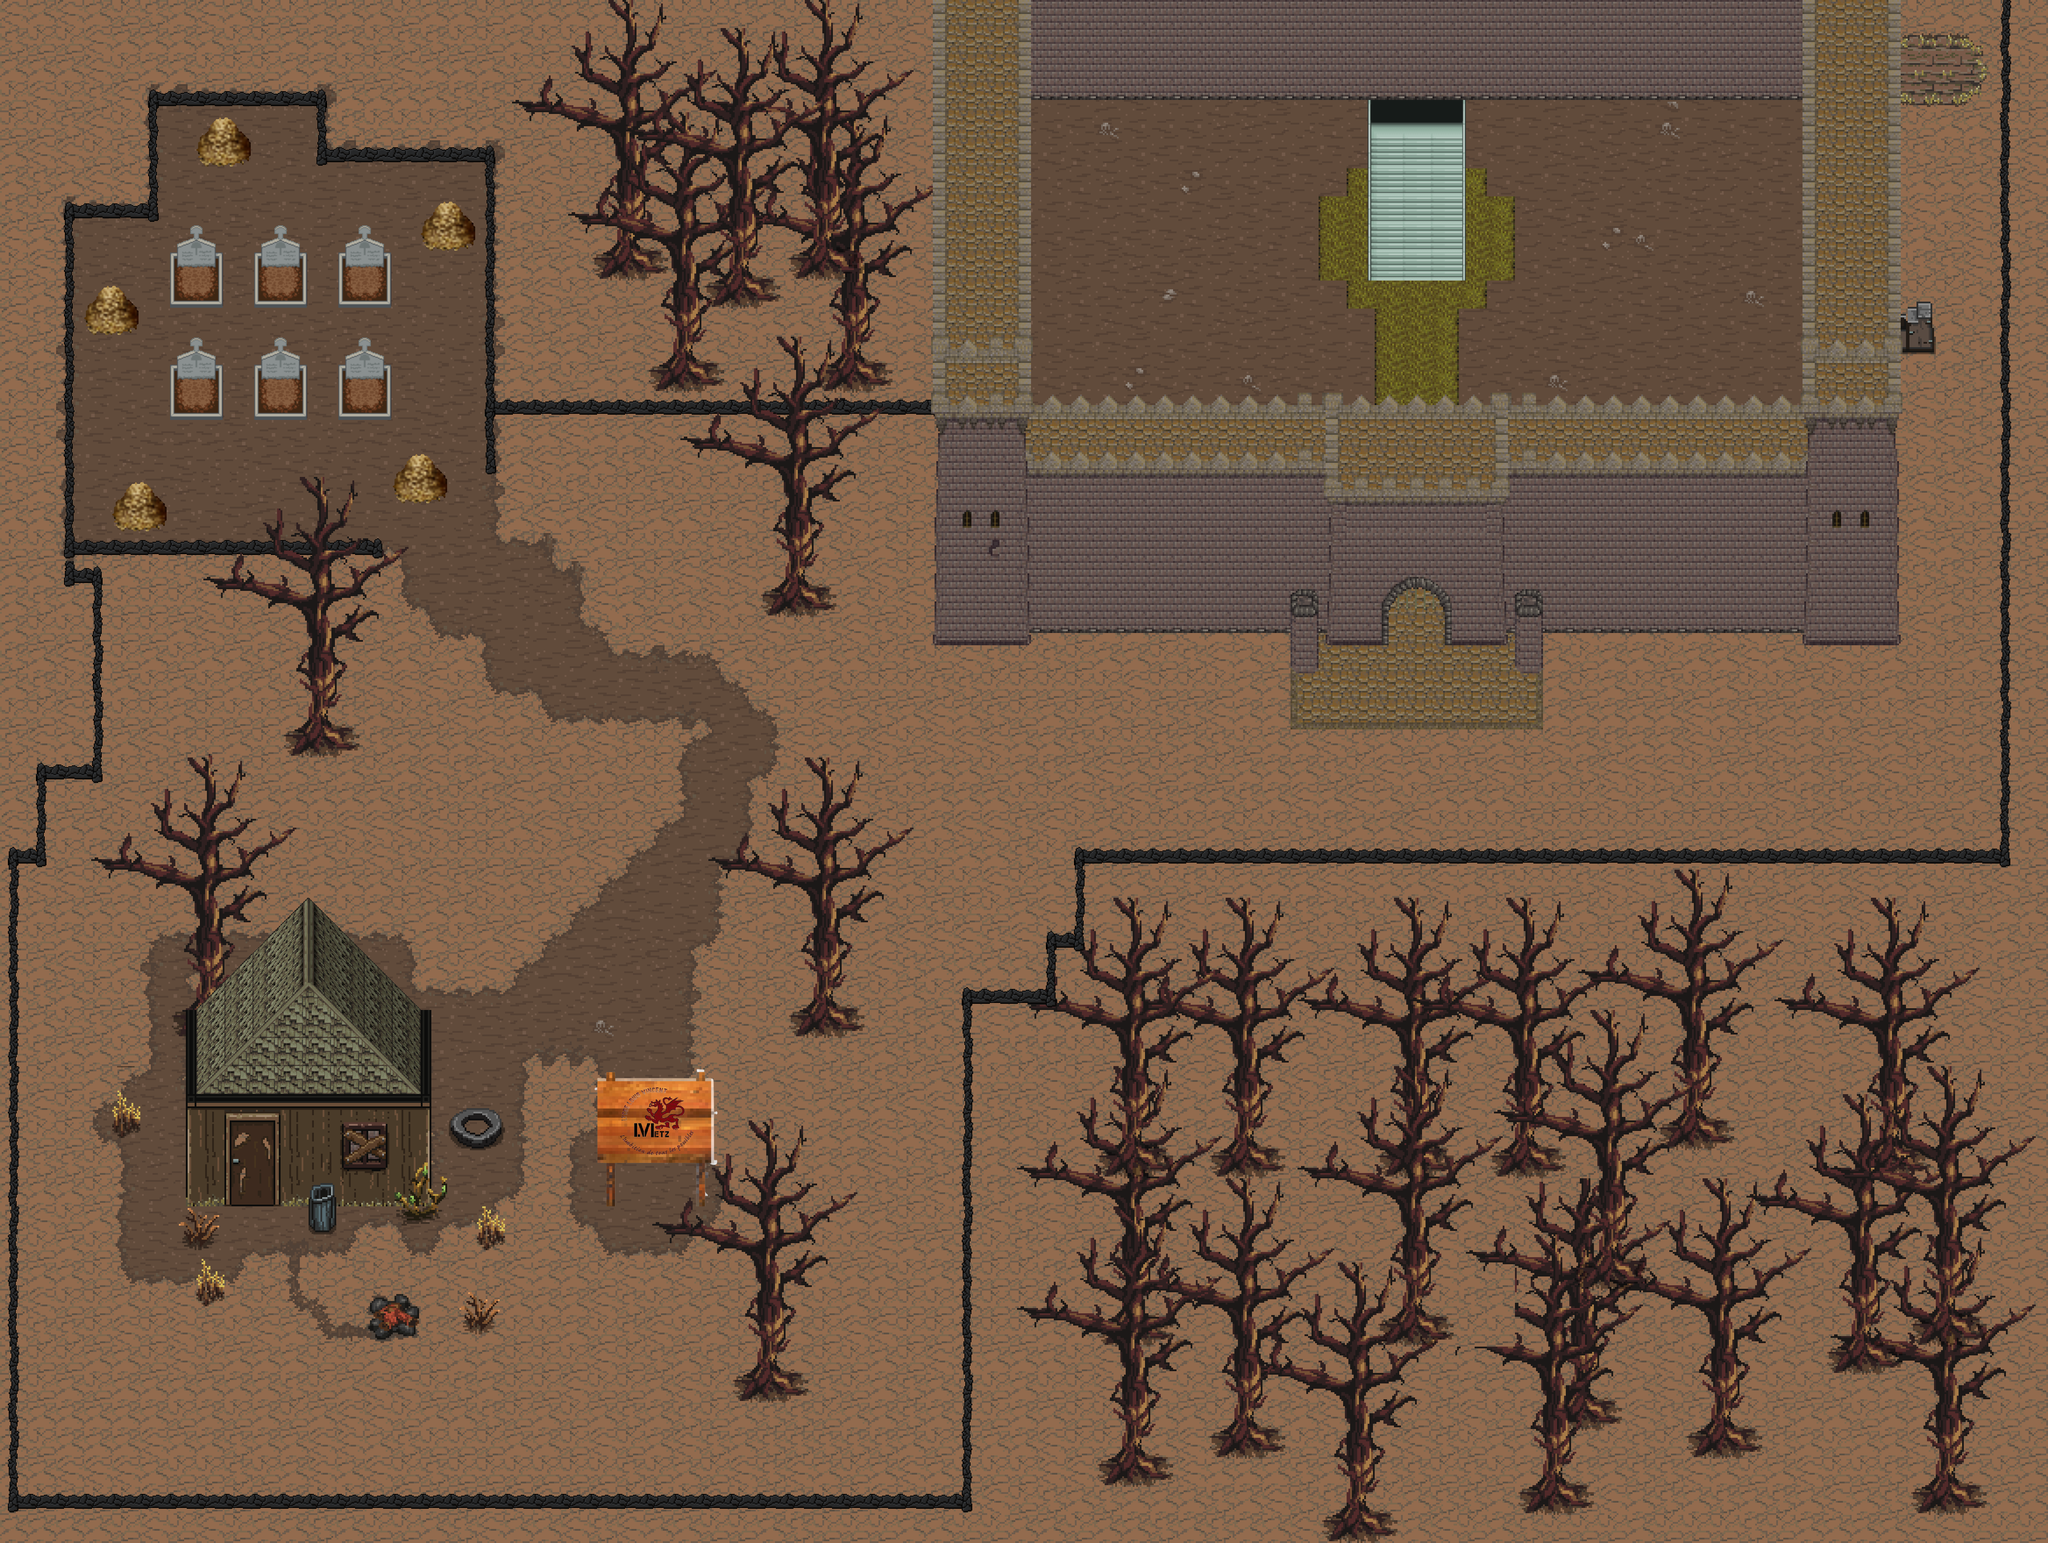

Tiled map render using the project's own tile images. Description and the map definition, with tile-layer contents summarised, below:
An orthogonal 73x55 tile map with 64x64 px tiles, 8 tile layers (base, base2, base3, base4, ...), 14 tilesets and 96 objects (8x enemy, player, npc, grille, invincibility_potion, ...).

<map version="1.9" tiledversion="1.9.2" orientation="orthogonal" renderorder="right-down" width="73" height="55" tilewidth="64" tileheight="64" infinite="0" nextlayerid="23" nextobjectid="138">
 <tileset firstgid="1" source="../textures/tilemaps/post apo1.tsx" />
 <tileset firstgid="1041" source="../textures/tilemaps/roof.tsx" />
 <tileset firstgid="1209" source="../textures/tilemaps/lv_sign.tsx" />
 <tileset firstgid="1263" name="enemies" tilewidth="64" tileheight="64" tilecount="1" columns="0">
  <grid orientation="orthogonal" width="1" height="1" />
  <tile id="0" class="enemy:bamboo">
   <image width="64" height="64" source="../textures/enemies/bamboo/idle/0.png" />
  </tile>
 </tileset>
 <tileset firstgid="1264" source="../textures/tilemaps/balancoire.tsx" />
 <tileset firstgid="1265" source="../textures/tilemaps/castle.tsx" />
 <tileset firstgid="1521" source="../textures/tilemaps/interrupteurs.tsx" />
 <tileset firstgid="1621" source="../textures/tilemaps/NPCS ou mobs.tsx" />
 <tileset firstgid="1640" source="../textures/tilemaps/rails.tsx" />
 <tileset firstgid="1896" source="../textures/tilemaps/lab2.tsx" />
 <tileset firstgid="2152" source="../textures/tilemaps/graveyard.tsx" />
 <tileset firstgid="2194" source="../textures/tilemaps/terres.tsx" />
 <tileset firstgid="2450" source="../textures/tilemaps/fence.tsx" />
 <tileset firstgid="2770" source="../textures/tilemaps/castle_complet.tsx" />
 <group id="20" name="sol">
  <layer id="1" name="base" width="73" height="55">
   <data>[4015 cells, 4015 non-empty, 106 distinct tile ids]</data>
  </layer>
  <layer id="17" name="base2" width="73" height="55">
   <data>[4015 cells, 697 non-empty, 132 distinct tile ids]</data>
  </layer>
  <layer id="18" name="base3" width="73" height="55">
   <data>[4015 cells, 459 non-empty, 83 distinct tile ids]</data>
  </layer>
  <layer id="19" name="base4" width="73" height="55">
   <data>[4015 cells, 540 non-empty, 80 distinct tile ids]</data>
  </layer>
  <layer id="22" name="base5" width="73" height="55">
   <data>[4015 cells, 160 non-empty, 80 distinct tile ids]</data>
  </layer>
 </group>
 <layer id="14" name="ground props" width="73" height="55">
  <data>[4015 cells, 1181 non-empty, 143 distinct tile ids]</data>
 </layer>
 <layer id="2" name="ground props" width="73" height="55">
  <data>[4015 cells, 1110 non-empty, 976 distinct tile ids]</data>
 </layer>
 <layer id="8" name="ground props" width="73" height="55">
  <data>[4015 cells, 96 non-empty, 96 distinct tile ids]</data>
 </layer>
 <objectgroup id="12" name="entitees">
  <object id="4" name="player" gid="1014" x="546" y="2838.67" width="64" height="64" />
  <object id="94" name="enemy" gid="1639" x="394" y="1094" width="84" height="84">
   <properties>
    <property name="damages" type="int" value="2" />
    <property name="enemy_name" value="zombie" />
    <property name="health" type="int" value="4" />
    <property name="movement" value="ligne_h" />
    <property name="speed" type="int" value="2" />
   </properties>
  </object>
  <object id="95" name="enemy" gid="1639" x="620.667" y="388.667" width="84" height="84">
   <properties>
    <property name="damages" type="int" value="2" />
    <property name="enemy_name" value="zombie" />
    <property name="health" type="int" value="4" />
    <property name="movement" value="to_player" />
    <property name="speed" type="int" value="2" />
   </properties>
  </object>
  <object id="97" name="enemy" gid="1639" x="215.333" y="622" width="84" height="84">
   <properties>
    <property name="damages" type="int" value="2" />
    <property name="enemy_name" value="zombie" />
    <property name="health" type="int" value="4" />
    <property name="movement" value="to_player" />
    <property name="speed" type="int" value="2" />
   </properties>
  </object>
  <object id="98" name="enemy" gid="1639" x="223.333" y="900.667" width="84" height="84">
   <properties>
    <property name="damages" type="int" value="2" />
    <property name="enemy_name" value="zombie" />
    <property name="health" type="int" value="4" />
    <property name="movement" value="to_player" />
    <property name="speed" type="int" value="2" />
   </properties>
  </object>
  <object id="99" name="enemy" gid="1639" x="923.333" y="779.333" width="84" height="84">
   <properties>
    <property name="damages" type="int" value="2" />
    <property name="enemy_name" value="zombie" />
    <property name="health" type="int" value="4" />
    <property name="movement" value="ligne_v" />
    <property name="speed" type="int" value="2" />
   </properties>
  </object>
  <object id="115" name="npc" class="npc" gid="1638" x="3332" y="1520" width="68" height="128">
   <properties>
    <property name="first_dialog" value="1" />
    <property name="indicator" value="..." />
    <property name="npc_name" value="Reimond Woodbaron" />
    <property name="talkable" type="bool" value="true" />
   </properties>
  </object>
  <object id="118" name="enemy" gid="1639" x="4360" y="278" width="84" height="84">
   <properties>
    <property name="damages" type="int" value="1" />
    <property name="enemy_name" value="zombie" />
    <property name="health" type="int" value="3" />
    <property name="movement" value="to_player" />
    <property name="speed" type="int" value="2" />
   </properties>
  </object>
  <object id="119" name="enemy" gid="1639" x="4454" y="426" width="84" height="84">
   <properties>
    <property name="damages" type="int" value="1" />
    <property name="enemy_name" value="zombie" />
    <property name="health" type="int" value="5" />
    <property name="movement" value="static" />
    <property name="speed" type="int" value="0" />
   </properties>
  </object>
  <object id="120" name="enemy" gid="1639" x="4366" y="574" width="84" height="84">
   <properties>
    <property name="damages" type="int" value="1" />
    <property name="enemy_name" value="zombie" />
    <property name="health" type="int" value="3" />
    <property name="movement" value="to_player" />
    <property name="speed" type="int" value="1" />
   </properties>
  </object>
  <object id="125" name="grille" x="3166.33" y="1343" width="131.333" height="128.667">
   <properties>
    <property name="id" value="1" />
    <property name="locked" type="bool" value="true" />
   </properties>
  </object>
 </objectgroup>
 <objectgroup id="9" name="triggers" visible="0">
  <properties>
   <property name="args" value="" />
   <property name="function" value="" />
  </properties>
  <object id="101" x="525.333" y="2664" width="102.667" height="54.6667">
   <properties>
    <property name="args" value="(0),(610,248)" />
    <property name="function" value="change_level" />
   </properties>
  </object>
  <object id="106" x="44" y="1972" width="2154" height="1428">
   <properties>
    <property name="args" value="3.wav" />
    <property name="function" value="play_music" />
   </properties>
  </object>
  <object id="107" x="76" y="162" width="2048" height="1312">
   <properties>
    <property name="args" value="5.wav" />
    <property name="function" value="play_music" />
   </properties>
  </object>
  <object id="109" x="2126.03" y="495.091" width="2175.21" height="1467.39">
   <properties>
    <property name="args" value="3.wav" />
    <property name="function" value="play_music" />
   </properties>
  </object>
  <object id="110" x="3144" y="222" width="182" height="120.667">
   <properties>
    <property name="args" value="2" />
    <property name="function" value="change_level" />
   </properties>
  </object>
  </objectgroup>
 <objectgroup id="13" name="collision">
  <!-- 76 objects omitted --></objectgroup>
 <objectgroup id="21" name="items">
  <!-- 2 objects omitted --></objectgroup>
 <objectgroup id="16" name="switches">
  <!-- 1 objects omitted --></objectgroup>
</map>
<!-- 80 of 96 objects omitted -->
